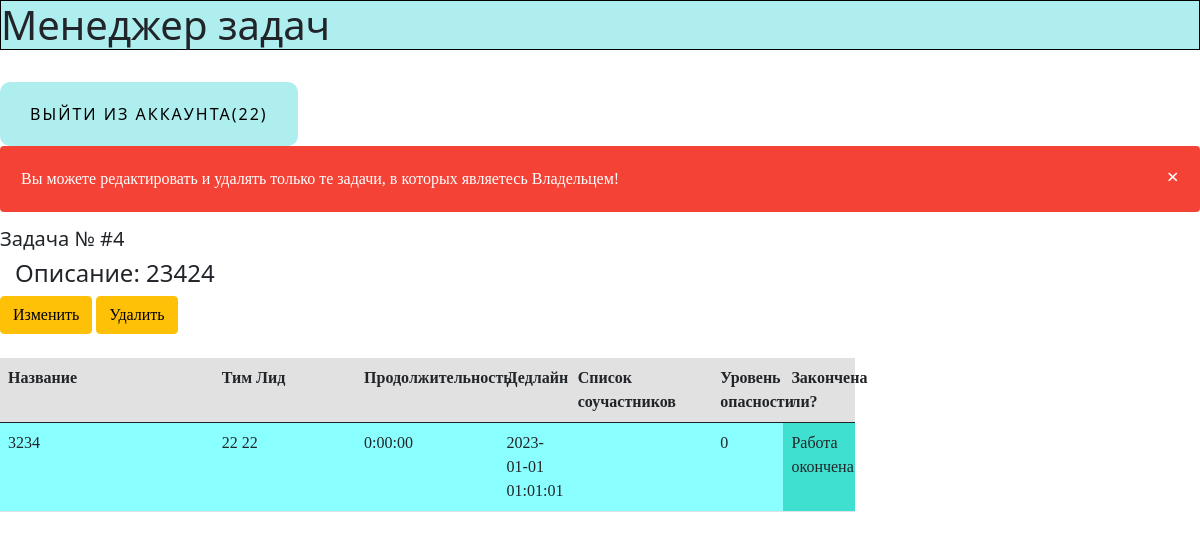
Screenshot of /job_description/4/2 (signed in) with the database file from the repository.
### data/users.py (models this page shows, shortened)
class User(SqlAlchemyBase, UserMixin):
    __tablename__ = "users"
    id = sqlalchemy.Column(sqlalchemy.Integer, primary_key=True, autoincrement=True)
    surname = sqlalchemy.Column(sqlalchemy.String, nullable=True)
    name = sqlalchemy.Column(sqlalchemy.String, nullable=True)
    age = sqlalchemy.Column(sqlalchemy.Integer, nullable=True)
    position = sqlalchemy.Column(sqlalchemy.String, nullable=True)
    speciality = sqlalchemy.Column(sqlalchemy.String, nullable=True)
    address = sqlalchemy.Column(sqlalchemy.String, nullable=True)
    email = sqlalchemy.Column(sqlalchemy.String, nullable=True, unique=True, index=True)
    password_hash = sqlalchemy.Column(sqlalchemy.String, nullable=True)
    modified_date = sqlalchemy.Column(sqlalchemy.DateTime, default=datetime.datetime.now)
    current_room = sqlalchemy.Column(sqlalchemy.Integer, sqlalchemy.ForeignKey('rooms.id'), nullable=True)

### data/jobs.py (models this page shows)
class Jobs(SqlAlchemyBase):
    __tablename__ = "jobs"
    id = sqlalchemy.Column(sqlalchemy.Integer, primary_key=True, autoincrement=True)
    team_leader = sqlalchemy.Column(sqlalchemy.Integer, sqlalchemy.ForeignKey('users.id'), nullable=True)
    job = sqlalchemy.Column(sqlalchemy.String, nullable=True)
    work_size = sqlalchemy.Column(sqlalchemy.Integer, nullable=True)
    collaborators = sqlalchemy.Column(sqlalchemy.String, nullable=True)
    is_finished = sqlalchemy.Column(sqlalchemy.Integer, default=False)
    start_date = sqlalchemy.Column(sqlalchemy.DateTime, default=datetime.datetime.now, nullable=True)
    end_date = sqlalchemy.Column(sqlalchemy.DateTime, default=datetime.datetime.now, nullable=True)
    user = orm.relationship("User")
    intensity_level = orm.relationship("IntensityLevel", secondary="association",  backref="jobs")
    description = sqlalchemy.Column(sqlalchemy.String, nullable=True)

### main.py (the view)
@app.route('/job_description/<int:id>/<int:room_id>')
@login_required
def job_descr(id, room_id):
    dbs = db_session.create_session()
    task = dbs.query(Jobs).filter(Jobs.id == id).first()
    current_room = dbs.query(Rooms).filter(Rooms.id == room_id).first()
    if current_user.id in [task.team_leader] + task.collaborators.split(","):
        el = dbs.query(Jobs).filter(Jobs.id == id).first()
        title = el.job
        time = el.end_date - el.start_date
        team_leader = f"{el.user.name} {el.user.surname}"
        collaborators = el.collaborators
        isf = job_status_transcriber[int(el.is_finished)]
        lvl = el.intensity_level[-1].level
        job = [title, team_leader, time, collaborators, isf, el.user.id, el.id, lvl, el.description, el.end_date]
        return render_template("job_description.html", crId=current_room.id, job=job)
    else:
        return render_template('not_allowed.html', room_id=current_user.current_room, f_pr=True)

### data/db_session.py (called while the page is built)
def create_session() -> Session:
    global __factory
    return __factory()

### main.py (called while the page is built)
@login_manager.user_loader
def load_user(user_id):
    db_sess = db_session.create_session()
    return db_sess.query(User).get(user_id)

### templates/job_description.html
{% extends "base.html" %}
{% block content %}
<h5>Задача № #{{ job[6] }}</h5>
<h4>Описание: {{ job[8] }} </h4>
    <div class="buttons">
        <a href="/addjob/{{ crId }}/{{ job[6] }}" class="btn btn-warning">Изменить</a>
        <a href="/job_delete/{{ crId }}/{{ job[6] }}" class="btn btn-warning">Удалить</a>
    </div>
    <br/>
    <table class="table">
      <thead class="thead-light">
        <tr class="d-flex" style="background-color: #e1e1e1">
          <th scope="col" class="col-3">Название</th>
          <th scope="col" class="col-2">Тим Лид</th>
          <th scope="col" class="col-2">Продолжительность</th>
          <th scope="col" class="col-1">Дедлайн</th>
          <th scope="col" class="col-2">Список соучастников</th>
          <th scope="col" class="col-1">Уровень опасности</th>
          <th scope="col" class="col-1">Закончена ли?</th>
        </tr>
      </thead>
      <tbody>
        <tr class="d-flex" style="background-color: #8affff">
          <td class="col-3">{{ job[0] }}</td>
          <td class="col-2">{{ job[1] }}</td>
          <td class="col-2">{{ job[2] }}</td>
          <td class="col-1">{{ job[9] }}</td>
          <td class="col-2">{{ job[3] }}</td>
          <td class="col-1">{{ job[7] }}</td>
          <td class="col-1" style="background-color: #40e0d0">{{ "Работа окончена" if job[4] else "Работа не окончена" }}</td>
        </tr>
      </tbody>
    </table>
{% endblock %}

### templates/base.html (shortened to what this page needs)
<!DOCTYPE html>
<html lang="en">
<head>
    <link rel="stylesheet"
                    href="https://cdn.jsdelivr.net/npm/bootstrap@5.0.0-beta1/dist/css/bootstrap.min.css"
>
    <link rel="stylesheet" type="text/css" href="{{ url_for('static', filename='style/style.css') }}" />
    </head>
    <body>
        <h1 id = 'titles'>Менеджер задач</h1>
        <br>
        <nav><a>
            {% if current_user.is_authenticated %}
                <a class="name_btn" href="/logout">выйти из аккаунта({{ current_user.name }})</a>
                <div class="alert">
                <span class="closebtn" onclick="this.parentElement.style.display='none';">&times;</span>
                Вы можете редактировать и удалять только те задачи, в которых являетесь Владельцем!</div>
            {% else %}
                <a>
                    <a class="btn btn-primary " href="/register">Зарегистрироваться</a>
                    <a class="btn btn-success" href="/login">Войти</a>
                </a>
            {% endif %}
        </a></nav>
         {% block content %}
         {% endblock content %}
    </body>
</html>

### static/style/style.css (style rules this page uses)
h2, div, .buttons, table { font-family: cursive; display: block; }
h4 { margin-left: 15px; }
.alert { padding: 20px; background-color: #f44336; color: white; margin-bottom: 15px; }
.closebtn { margin-left: 15px; color: white; font-weight: bold; float: right; font-size: 22px; line-height: 20px; cursor: pointer; transition: 0.3s; }

### templates/base.html (style rules this page uses)
.name_btn { text-decoration: none; display: inline-block; color: black; padding: 20px 30px; border-radius: 10px; text-transform: uppercase; letter-spacing: 2px; background-color: #AFEEEE; background-size: 200% auto; transition: .3s; }
#titles { border: 1px solid black; background-color: #AFEEEE; }

### rows the page displays
User: name "22"
Jobs: description "23424", job "3234", team_leader "22 22", end_date "2023-01-01 01:01:01"

### other values shown
{{ job[6] }} "4"
{{ job[2] }} "0:00:00"
{{ job[7] }} "0"
{{ "Работа окончена" if job[4] else "Работа не окончена" }} "Работа окончена"
